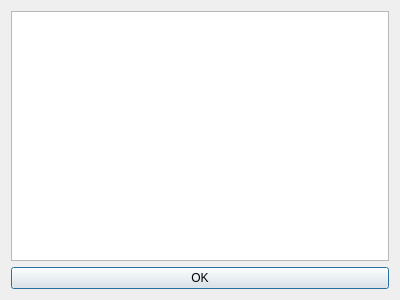
<?xml version="1.0" encoding="UTF-8"?>
<ui version="4.0">
 <class>ShowHtml</class>
 <widget class="QDialog" name="ShowHtml">
  <property name="geometry">
   <rect>
    <x>0</x>
    <y>0</y>
    <width>400</width>
    <height>300</height>
   </rect>
  </property>
  <property name="windowTitle">
   <string>HTML</string>
  </property>
  <layout class="QVBoxLayout" name="verticalLayout">
   <item>
    <widget class="QTextBrowser" name="textBrowser"/>
   </item>
   <item>
    <widget class="QPushButton" name="pushButton">
     <property name="text">
      <string>OK</string>
     </property>
    </widget>
   </item>
  </layout>
 </widget>
 <resources/>
 <connections/>
</ui>
